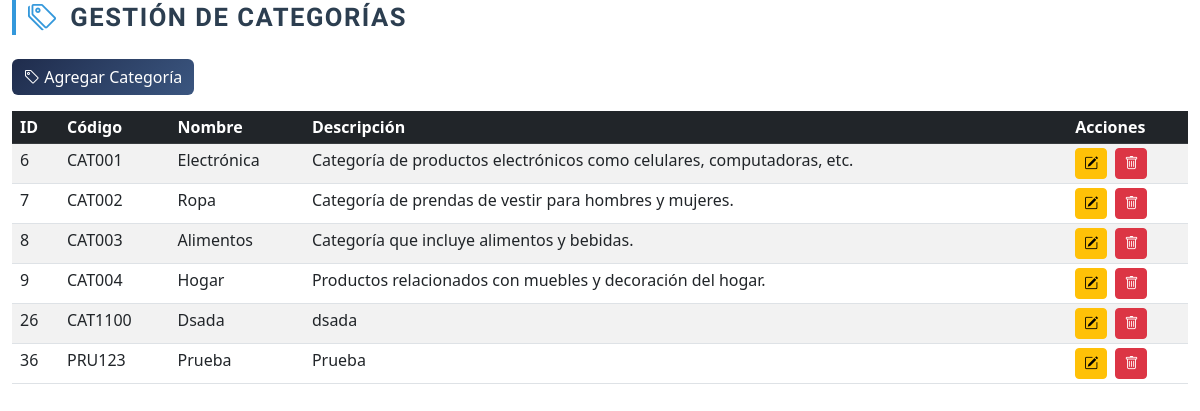
The page /modulos/categorias.php on the database as committed earlier.
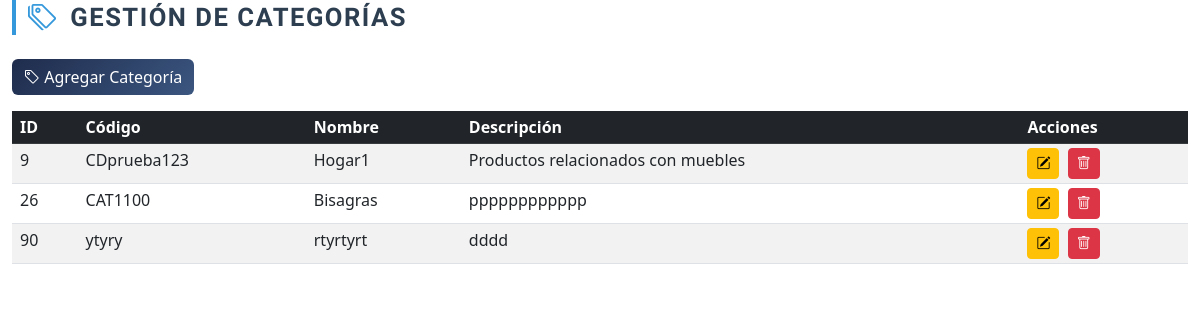
The same page on the database as committed later.
### tables this page shows
CREATE TABLE `categorias` (
  `id_categ` int(11) NOT NULL,
  `codigo_categ` varchar(50) NOT NULL,
  `nombre_categ` varchar(100) NOT NULL,
  `descripcion_categ` text NOT NULL
);

### modulos/categorias.php (the view, shortened to what this page needs)
<?php
include('./db/conexion.php');
?>
<!DOCTYPE html>
<html lang="es">
<head>
    <link rel="stylesheet" href="https://cdn.jsdelivr.net/npm/bootstrap-icons@1.10.5/font/bootstrap-icons.css">
    <link href="https://cdn.jsdelivr.net/npm/bootstrap@5.3.0/dist/css/bootstrap.min.css" rel="stylesheet" />
</head>
<body>
    <div class="container-fluid ">
        <h2 class="modern-title mb-4">
            <i class="bi bi-tags"></i> Gestión de Categorías
        </h2>
        <button type="button" class="btn btn-success mb-3" data-bs-toggle="modal" data-bs-target="#modalAgregarCategoria"
            style="margin-bottom: 28px; background: linear-gradient(135deg, #1f2c4c 0%, #3b5680 100%); border: none; color: white;">
            <i class="bi bi-tag"></i> Agregar Categoría
        </button>
        <div class="table-responsive">
            <table class="table table-striped" id="tablaCategorias">
                <thead class="table-dark">
                    <tr>
                        <th scope="col" class="py-1 px-2">ID</th>
                        <th scope="col" class="py-1 px-2">Código</th>
                        <th scope="col" class="py-1 px-2">Nombre</th>
                        <th scope="col" class="py-1 px-2">Descripción</th>
                        <th scope="col" class="py-1 px-2">Acciones</th>
                    </tr>
                </thead>
                <tbody id="tabla-categorias">
                    <?php
                    $sql = "SELECT id_categ, codigo_categ, nombre_categ, descripcion_categ FROM categorias";
                    $resultado = $conexion->query($sql);
                    if ($resultado->num_rows > 0) {
                        while ($fila = $resultado->fetch_assoc()) {
                            echo "<tr
                                    data-id='" . htmlspecialchars($fila['id_categ']) . "'
                                    data-codigo='" . htmlspecialchars($fila['codigo_categ']) . "'
                                    data-nombre='" . htmlspecialchars($fila['nombre_categ']) . "'
                                    data-descripcion='" . htmlspecialchars($fila['descripcion_categ']) . "'>";
                            echo "<td class='py-1 px-2 id_categ'>" . htmlspecialchars($fila['id_categ']) . "</td>";
                            echo "<td class='py-1 px-2 codigo_categ'>" . htmlspecialchars($fila['codigo_categ']) . "</td>";
                            echo "<td class='py-1 px-2 nombre_categ'>" . htmlspecialchars($fila['nombre_categ']) . "</td>";
                            echo "<td class='py-1 px-2 descripcion_categ'>" . htmlspecialchars($fila['descripcion_categ']) . "</td>";
                            echo "<td class='py-1 px-2'>
                                    <button class='btn btn-warning btn-sm me-1 btn-editar'
                                        data-bs-toggle='modal' data-bs-target='#modalEditarCategoria' title='Editar'>
                                        <i class='bi bi-pencil-square'></i>
                                    </button>
                                    <button type='button' class='btn btn-danger btn-sm btn-eliminar'
                                         data-bs-toggle='modal' data-bs-target='#modalEliminarCategoria'
                                         data-id='" . htmlspecialchars($fila['id_categ']) . "'>
                                        <i class='bi bi-trash'></i>
                                    </button>
                                </td>";
                            echo "</tr>";
                        }
                    } else {
                        echo "<tr><td colspan='5' class='py-2 px-2 text-center'>No hay categorías registradas.</td></tr>";
                    }
                    ?>
                </tbody>
            </table>
        </div>
    </div>
</body>
</html>

Rows that differ between the two databases and show on the page:
removed categorias: id_categ "6", codigo_categ "CAT001", nombre_categ "Electrónica", descripcion_categ "Categoría de productos electrónicos como celulares, computadoras, etc."
removed categorias: id_categ "7", codigo_categ "CAT002", nombre_categ "Ropa", descripcion_categ "Categoría de prendas de vestir para hombres y mujeres."
removed categorias: id_categ "8", codigo_categ "CAT003", nombre_categ "Alimentos", descripcion_categ "Categoría que incluye alimentos y bebidas."
removed categorias: id_categ "36", codigo_categ "PRU123", nombre_categ "Prueba", descripcion_categ "Prueba"
changed categorias id 9: codigo_categ "CAT004" → "CDprueba123"; nombre_categ "Hogar" → "Hogar1"; descripcion_categ "Productos relacionados con muebles y decoración del hogar." → "Productos relacionados con muebles"
changed categorias "CAT1100": nombre_categ "Dsada" → "Bisagras"; descripcion_categ "dsada" → "pppppppppppp"
added categorias: id_categ "90", codigo_categ "ytyry", nombre_categ "rtyrtyrt", descripcion_categ "dddd"
